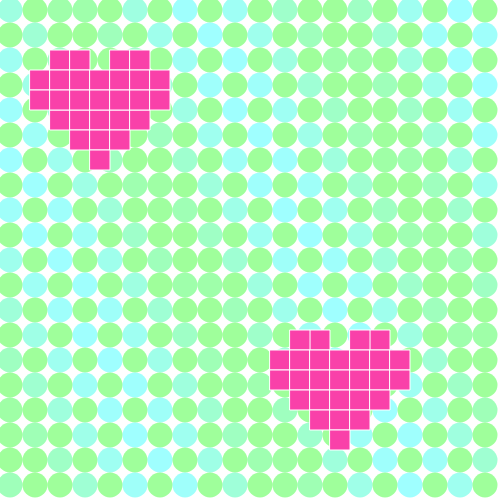
Frame 1 (no input)
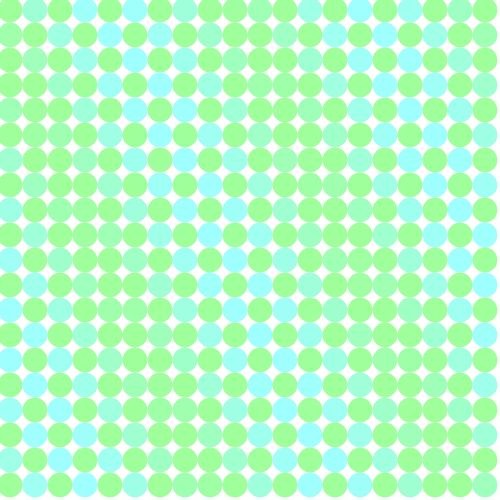
Frame 60 (no input)
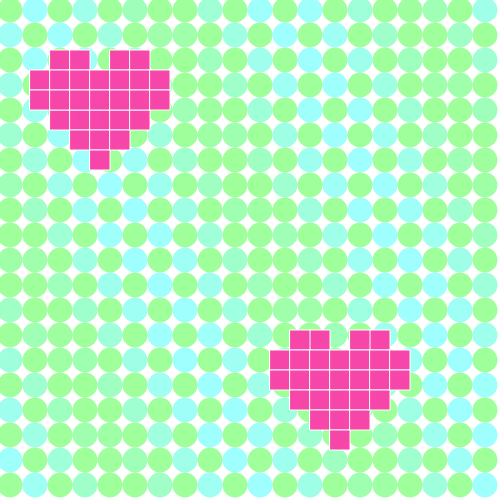
Frame 120 (the mouse pressed at the canvas centre since frame 60)

The p5.js sketch that drew these frames (run headless with seeded random() and noise() and a simulated clock; from frame 60 on, the mouse is pressed at the canvas centre):

// p5.js sketch
// ── sketch.js
let it=0.1
let at=0.8


function setup() {
  createCanvas(500, 500);
}


function draw(){
 background(255);


 
for(let x=0; x<width; x+=width/20){
  for(let y=0; y <height; y+=height/20){
    noStroke()
    fill(11,255,255*cos(at),100);
    ellipse(x+width/50,y+height/50, width/20,height/20);
    at=at+3
  }
}

stroke(255,255,255,255*cos(it))
fill(249,65,169,255*cos(it))
  it=it+0.05


  rect(50,50,20,20)
  rect(70,50,20,20)
  rect(110,50,20,20)
  rect(130,50,20,20)

  rect(310,330,20,20)
  rect(290,330,20,20)
  rect(370,330,20,20)
  rect(350,330,20,20)

let y1=110
for(let x1=50 ; x1 < 150 ; x1 += 20 ){
  
  rect(x1,y1,20,20)

}

let y11=350
for(let x11=270 ; x11 < 410 ; x11 += 20 ){
  
  rect(x11,y11,20,20)
}

let y3=70
for(let x3=30 ; x3 < 170 ; x3 += 20 ){
  rect(x3,y3,20,20)
}

let y22=370
for(let x22=270 ; x22 < 410 ; x22 += 20 ){
  
  rect(x22,y22,20,20)
}

  
  let y5=130
  for(let x5=70 ; x5 < 130 ; x5 += 20 ){
      rect(x5,y5,20,20)
}

let y33=390
for(let x33=290 ; x33 < 390 ; x33 += 20 ){
  
  rect(x33,y33,20,20)
}

let y4=150
for(let x4=90 ; x4 < 110 ; x4 += 20 ){
    rect(x4,y4,20,20)
}

let y44=410
for(let x44=310 ; x44 < 370 ; x44 += 20 ){
  
  rect(x44,y44,20,20)
}

  
let y2=90
for(let x2=30 ; x2 < 170 ; x2 += 20 ){
  rect(x2,y2,20,20)
}
rect(330,430,20,20)

 

}



  
